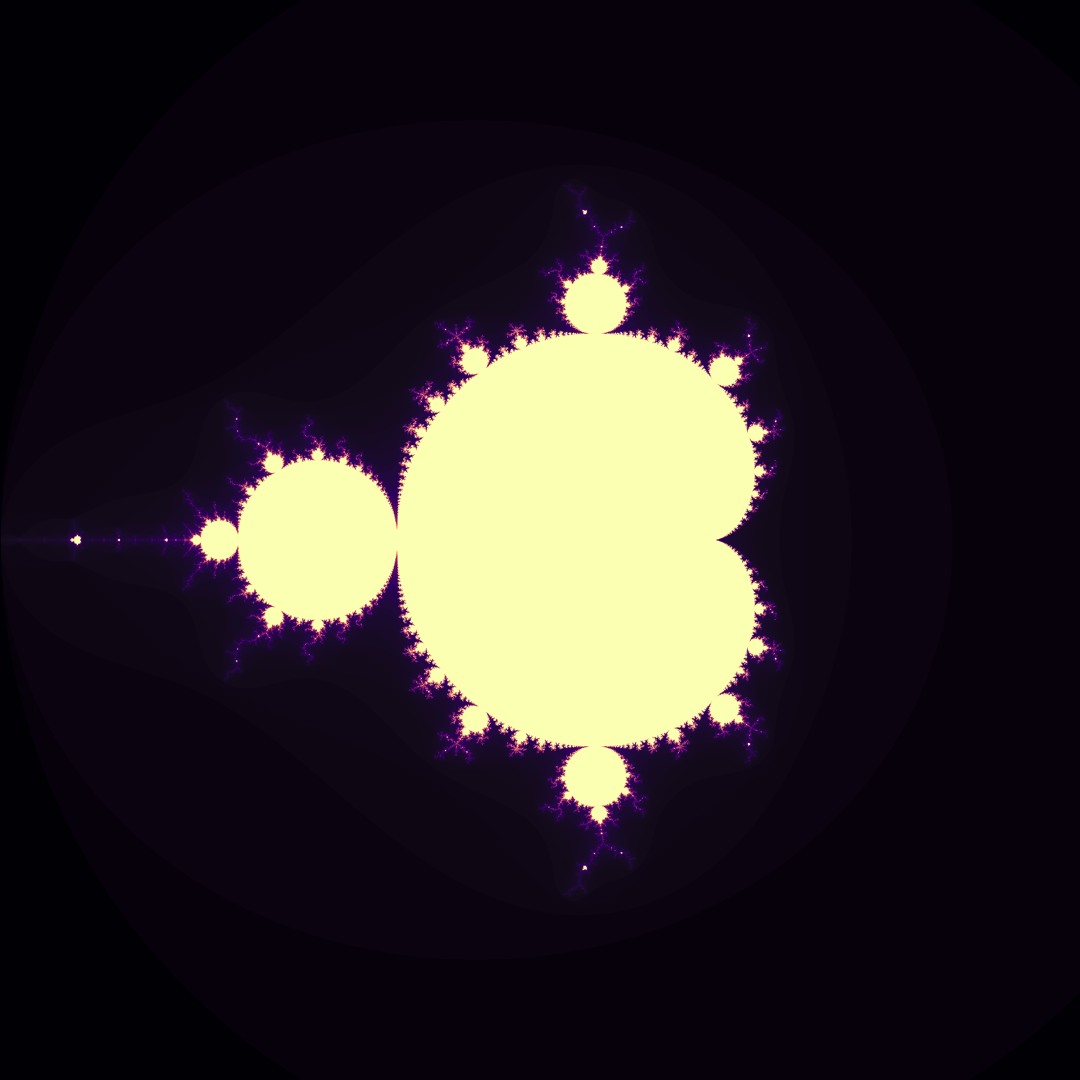

The script that saved this image:
library(tidyverse)
library(mandelbrot)

res = 1080

png(file = "static-mandelbrot.png", width = res, height = res)

p = mandelbrot(
  xlim = c(-2, 1.4),
  ylim = c(-1.7, 1.7),
  resolution = 2000,
  iterations = 100
) %>% as.data.frame() %>% 
  ggplot(aes(x, y, fill = value)) + 
  geom_raster(interpolate = TRUE) + 
  theme_void() +
  scale_fill_viridis_c(option = "A", guide = "none") +
  scale_x_continuous(expand = c(0, 0)) +
  scale_y_continuous(expand = c(0, 0))

print(p)

invisible(dev.off())

